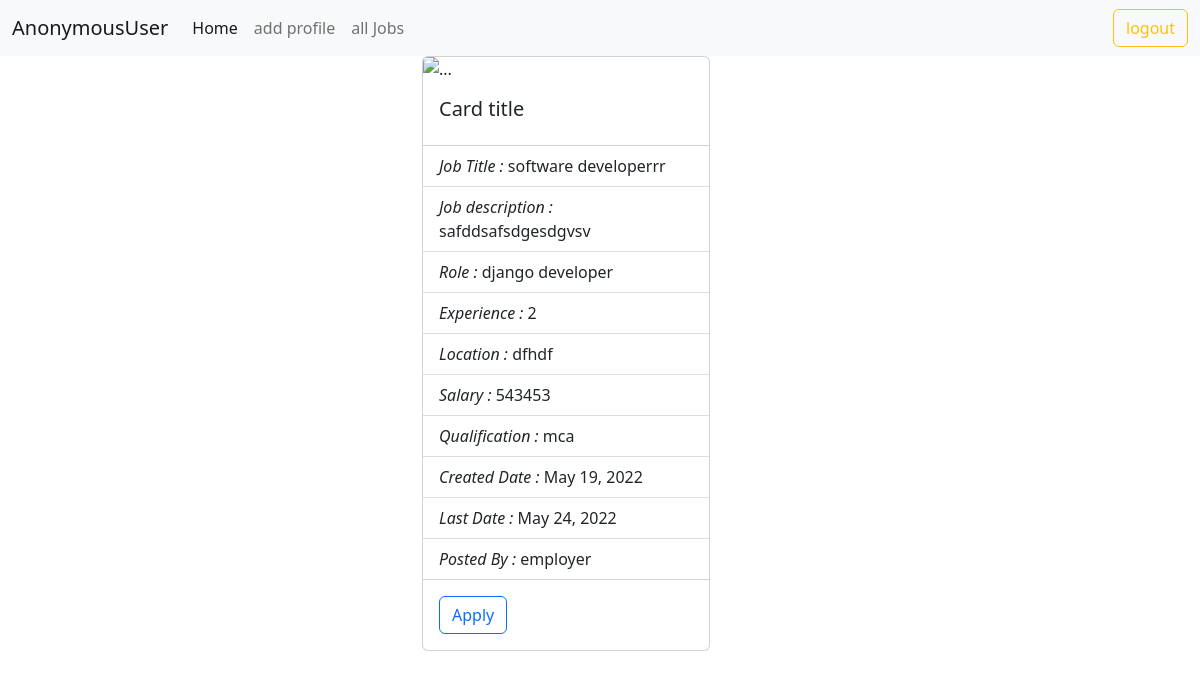
The page /candidate/job/detail/1 on the database its author committed.
### employer/models.py (models this page shows, shortened)
class Jobs(models.Model):
    posted_by = models.ForeignKey(User, on_delete=models.CASCADE, related_name="company")
    job_title = models.CharField(max_length=120)
    job_description = models.TextField()
    role = models.CharField(max_length=120)
    experience = models.PositiveIntegerField(default=0)
    location = models.CharField(max_length=120)
    salary = models.PositiveIntegerField()
    created_date = models.DateField(auto_now_add=True)
    last_date = models.DateField(null=True)
    qualification = models.CharField(max_length=120, null=True)

### users/models.py (models this page shows, shortened)
class User(AbstractUser):
    phone = models.CharField(max_length=12)
    options = (
        ("employer", "employer"),
        ("candidate", "candidate")
    )
    role = models.CharField(max_length=12, choices=options, default="candidate")

### candidate/views.py (the view)
# urls.py: path("job/detail/<int:id>", views.CandidateJobDetailView.as_view(), name="cand-jobdetail"),
class CandidateJobDetailView(DetailView):
    model = Jobs
    template_name = "cand-jobdetail.html"
    pk_url_kwarg = "id"
    context_object_name = "job"

### candidate/templates/cand-jobdetail.html
{%extends 'base_cand.html'%}
{%block body_block%}
<div class="container">
    <div class="row">
        <div class="col-4"></div>
        <div class="col-4">
            <div class="card" style="width: 18rem;">
                <img src="..." class="card-img-top" alt="...">
                <div class="card-body">
                    <h5 class="card-title">Card title</h5>
                </div>
                <ul class="list-group list-group-flush">
                    <li class="list-group-item"><i>Job Title : </i>{{job.job_title}}</li>
                    <li class="list-group-item"><i>Job description : </i>{{job.job_description}}</li>
                    <li class="list-group-item"><i>Role : </i>{{job.role}}</li>
                    <li class="list-group-item"><i>Experience : </i>{{job.experience}}</li>
                    <li class="list-group-item"><i>Location : </i>{{job.location}}</li>
                    <li class="list-group-item"><i>Salary : </i>{{job.salary}}</li>
                    <li class="list-group-item"><i>Qualification : </i>{{job.qualification}}</li>
                    <li class="list-group-item"><i>Created Date : </i>{{job.created_date}}</li>
                    <li class="list-group-item"><i>Last Date : </i>{{job.last_date}}</li>
                    <li class="list-group-item"><i>Posted By : </i>{{job.posted_by}}</li>
                </ul>
                <div class="card-body">
                    <a href="{%url 'apply_now' job.id%}" class="card-link btn btn-outline-primary">Apply</a>
                </div>
            </div>
        </div>
        <div class="col-4"></div>
    </div>
</div>
{%endblock%}

### rows shown on the page
Jobs: job_title "software developerrr", job_description "safddsafsdgesdgvsv", role "django developer", experience "2", location "dfhdf", salary "543453", qualification "mca", created_date "May 19, 2022", last_date "May 24, 2022", posted_by "employer"

### other values the page prints
{{ request.user }} "AnonymousUser"
